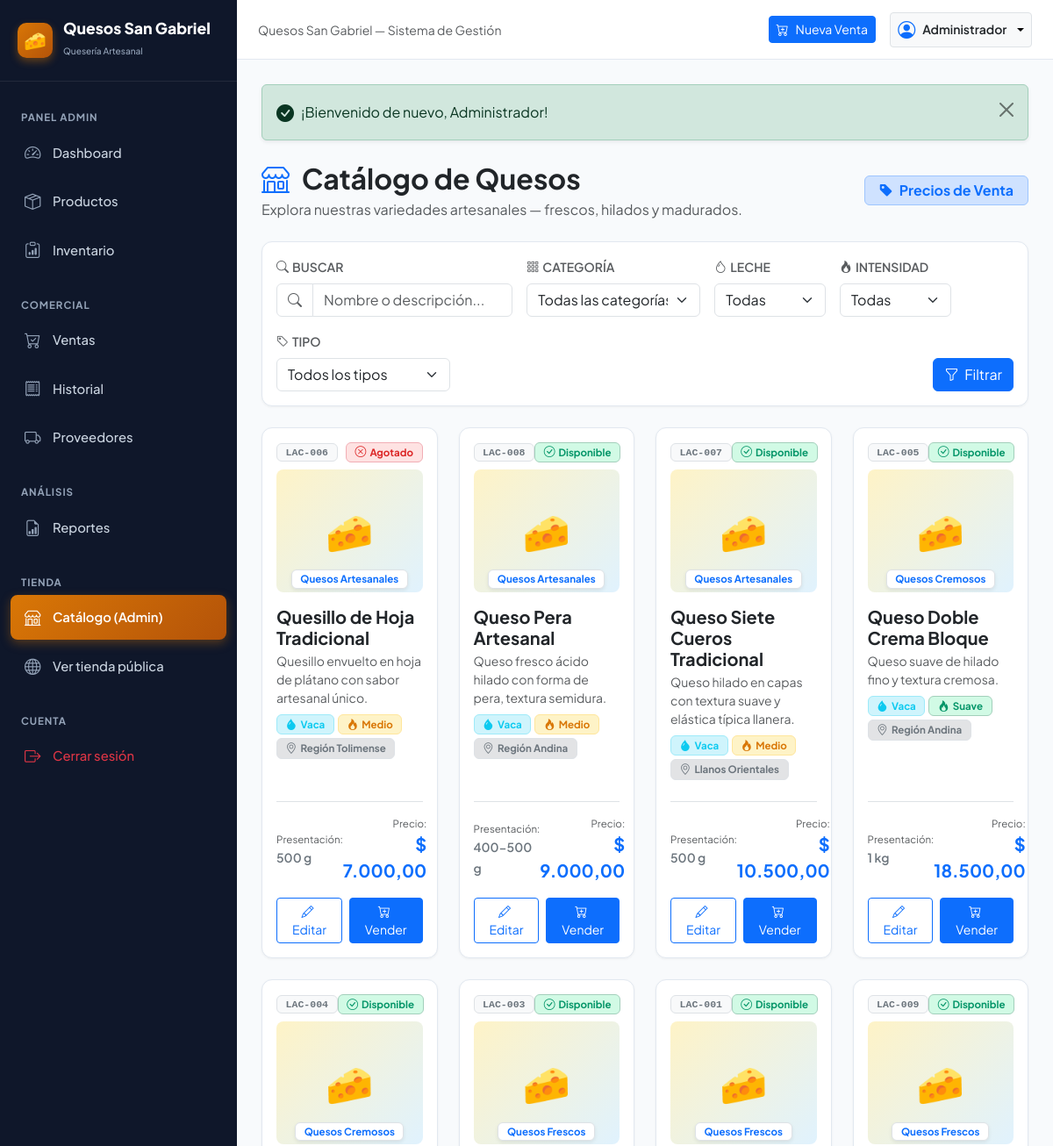
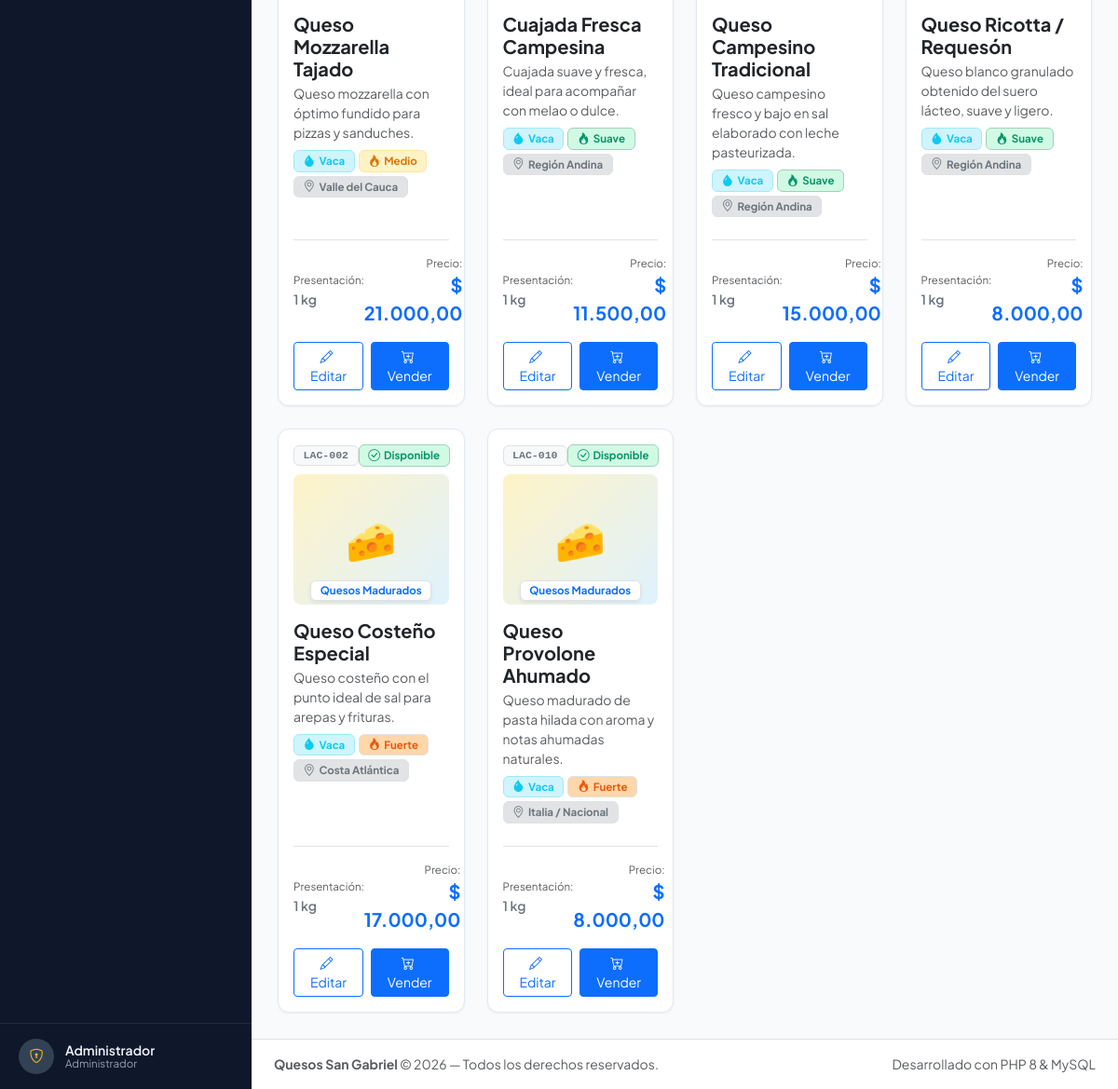
/index.php?c=catalogo (signed in), run on the app's committed database (2 pictures, top to bottom).
### tables this page shows
CREATE TABLE `productos` (
  `id` INT AUTO_INCREMENT PRIMARY KEY,
  `codigo` VARCHAR(30) UNIQUE NOT NULL,
  `nombre` VARCHAR(120) NOT NULL,
  `tipo` VARCHAR(60) NOT NULL,
  `categoria` VARCHAR(60) NULL DEFAULT NULL COMMENT 'Categoría principal del queso',
  `tipo_leche` VARCHAR(60) NULL DEFAULT NULL COMMENT 'Tipo de leche: Vaca, Cabra, Oveja, Mezcla',
  `intensidad_sabor` ENUM('suave', 'medio', 'fuerte', 'muy fuerte') NULL DEFAULT 'medio' COMMENT 'Intensidad del sabor',
  `tiempo_maduracion` VARCHAR(60) NULL DEFAULT NULL COMMENT 'Tiempo de maduración del queso',
  `peso_presentacion` VARCHAR(60) NULL DEFAULT NULL COMMENT 'Peso o presentación específica',
  `origen` VARCHAR(100) NULL DEFAULT NULL COMMENT 'Región o lugar de origen',
  `descripcion` TEXT NULL,
  `imagen_url` VARCHAR(255) NULL DEFAULT NULL COMMENT 'URL de imagen del producto',
  `imagen` VARCHAR(255) NULL DEFAULT NULL,
  `precio_compra` DECIMAL(10,2) NOT NULL DEFAULT 0.00,
  `precio_venta` DECIMAL(10,2) NOT NULL DEFAULT 0.00,
  `cantidad` INT NOT NULL DEFAULT 0,
  `stock_minimo` INT NOT NULL DEFAULT 5,
  `unidad_medida` VARCHAR(30) NOT NULL DEFAULT 'Kilogramo',
  `estado` ENUM('activo', 'inactivo') NOT NULL DEFAULT 'activo',
  `creado_en` TIMESTAMP DEFAULT CURRENT_TIMESTAMP,
  INDEX `idx_tipo` (`tipo`),
  INDEX `idx_categoria` (`categoria`),
  INDEX `idx_tipo_leche` (`tipo_leche`),
  INDEX `idx_intensidad_sabor` (`intensidad_sabor`),
  INDEX `idx_estado` (`estado`),
  INDEX `idx_productos_imagen` (`imagen`)
);

### controllers/CatalogoController.php (called while the page is built, shortened)
<?php
require_once __DIR__ . '/../config/helpers.php';
require_once __DIR__ . '/../models/Producto.php';
class CatalogoController {
    private Producto $modeloProducto;
    public function __construct() {
        $this->modeloProducto = new Producto();
    }
    public function index(): void {
        $busqueda   = sanitize($_GET['q']          ?? '');
        $tipo       = sanitize($_GET['tipo']       ?? '');
        $categoria  = sanitize($_GET['categoria']  ?? '');
        $tipoLeche  = sanitize($_GET['tipo_leche'] ?? '');
        $intensidad = sanitize($_GET['intensidad'] ?? '');
        $quesos = $this->modeloProducto->listarTodos(
            $busqueda,
            $tipo,
            'activo',
            $categoria,
            $tipoLeche,
            $intensidad
        );
        require_once __DIR__ . '/../views/catalogo/index.php';
    }
}

### index.php (called while the page is built, shortened)
<?php
require_once __DIR__ . '/config/helpers.php';
$accion      = sanitize($_GET['a'] ?? 'index');
$instancia = new $nombreClase();
$instancia->$accion();

### config/database.php (called while the page is built)
<?php
class Database {
    private static string $host = '127.0.0.1';
    private static string $dbName = 'gabriel_lacteos';
    private static string $username = 'root';
    private static string $password = '';
    private static string $charset = 'utf8mb4';
    private static ?PDO $connection = null;
    public static function getConnection(): PDO {
        if (self::$connection === null) {
            $dsn = "mysql:host=" . self::$host . ";dbname=" . self::$dbName . ";charset=" . self::$charset;
            $options = [
                PDO::ATTR_ERRMODE            => PDO::ERRMODE_EXCEPTION,
                PDO::ATTR_DEFAULT_FETCH_MODE => PDO::FETCH_ASSOC,
                PDO::ATTR_EMULATE_PREPARES   => false,
                PDO::MYSQL_ATTR_INIT_COMMAND => "SET NAMES utf8mb4"
            ];
            try {
                self::$connection = new PDO($dsn, self::$username, self::$password, $options);
            } catch (PDOException $e) {
                die("<div style='font-family:sans-serif; padding:20px; background:#ffe4e6; color:#9f1239; border-radius:8px; margin:20px; border:1px solid #f43f5e;'>
                        <h3>❌ Error de Conexión a la Base de Datos</h3>
                        <p><strong>Detalle:</strong> " . htmlspecialchars($e->getMessage()) . "</p>
                        <p>Por favor, asegúrate de que:</p>
                        <ul>
                            <li>MySQL esté iniciado en Laragon / XAMPP.</li>
                            <li>Hayas ejecutado el archivo <code>database.sql</code> para crear la base de datos <strong>gabriel_lacteos</strong>.</li>
                            <li>El usuario y contraseña en <code>config/database.php</code> coincidan con tu configuración local.</li>
                        </ul>
                     </div>");
            }
        }
        return self::$connection;
    }
}

### config/helpers.php (called while the page is built, shortened)
<?php
function sanitize(string $data): string {
    return htmlspecialchars(trim($data), ENT_QUOTES, 'UTF-8');
}
function is_authenticated(): bool {
    return isset($_SESSION['usuario_id']) && !empty($_SESSION['usuario_id']);
}
function get_user_role(): string {
    return $_SESSION['usuario_rol'] ?? 'cliente';
}
function is_admin(): bool {
    return is_authenticated() && get_user_role() === 'administrador';
}
function formatearMoneda(float|int|string $valor): string {
    return '$ ' . number_format((float)$valor, 2, ',', '.');
}

### models/Producto.php (called while the page is built, shortened)
<?php
require_once __DIR__ . '/../config/database.php';
class Producto {
    private PDO $db;
    public function __construct() {
        $this->db = Database::getConnection();
    }
    public function asegurarCatalogoCompleto(): void {
        try {
            $check = $this->db->query("SELECT COUNT(*) FROM productos WHERE codigo = 'QAR-006'")->fetchColumn();
            if ((int)$check === 0) {
                $sqlSeed = __DIR__ . '/../database/seeds/inserts_mas_quesos.sql';
                if (file_exists($sqlSeed)) {
                    $sql = file_get_contents($sqlSeed);
                    $sql = preg_replace('/USE\s+`?[a-zA-Z0-9_]+`?;/i', '', $sql);
                    $this->db->exec($sql);
                }
            }
        } catch (Throwable $e) {
            error_log("Producto::asegurarCatalogoCompleto(): " . $e->getMessage());
        }
    }
    public function listarTodos(
        string $busqueda = '',
        string $tipo = '',
        string $estado = '',
        string $categoria = '',
        string $tipoLeche = '',
        string $intensidad = ''
    ): array {
        $this->asegurarCatalogoCompleto();
        $sql = "SELECT * FROM productos WHERE 1=1";
        $params = [];
        if (!empty($estado)) {
            $sql .= " AND estado = :estado";
            $params[':estado'] = $estado;
        }
        $sql .= " ORDER BY categoria ASC, nombre ASC";
        $stmt = $this->db->prepare($sql);
        $stmt->execute($params);
        return $stmt->fetchAll();
    }
}

### views/catalogo/index.php (the view, shortened to what this page needs)
<?php
require_once __DIR__ . '/../layouts/header.php';
?>
<div class="d-flex flex-column flex-md-row justify-content-between align-items-md-center gap-3 mb-4">
    <div>
        <h2 class="fw-bold text-dark mb-1">
            <i class="bi bi-shop text-primary me-2"></i> Catálogo de Quesos
        </h2>
        <p class="text-muted mb-0">Explora nuestras variedades artesanales — frescos, hilados y madurados.</p>
    </div>
    <div class="d-flex align-items-center gap-2 flex-wrap">
        <span class="badge bg-primary-subtle text-primary border border-primary-subtle px-3 py-2 fs-6">
            <i class="bi bi-tag-fill me-1"></i> Precios de Venta
        </span>
    </div>
</div>
<div class="card-lacteo mb-4 p-3">
    <form action="index.php" method="GET" class="row g-3 align-items-end">
        <div class="col-12 col-md-4">
            <label class="form-label fw-semibold small text-muted text-uppercase">
                <i class="bi bi-search me-1"></i>Buscar
            </label>
            <div class="input-group">
                <span class="input-group-text bg-white"><i class="bi bi-search text-muted"></i></span>
                <input type="text" name="q" class="form-control"
                       placeholder="Nombre o descripción..."
                       value="<?= htmlspecialchars($_GET['q'] ?? '') ?>">
            </div>
        </div>
        <div class="col-12 col-sm-6 col-md-3">
            <label class="form-label fw-semibold small text-muted text-uppercase">
                <i class="bi bi-grid-3x3-gap me-1"></i>Categoría
            </label>
            <select name="categoria" class="form-select">
                <option value="">Todas las categorías</option>
            </select>
        </div>
        <div class="col-12 col-sm-6 col-md-2">
            <label class="form-label fw-semibold small text-muted text-uppercase">
                <i class="bi bi-droplet me-1"></i>Leche
            </label>
            <select name="tipo_leche" class="form-select">
                <option value="">Todas</option>
            </select>
        </div>
        <div class="col-12 col-sm-6 col-md-2">
            <label class="form-label fw-semibold small text-muted text-uppercase">
                <i class="bi bi-fire me-1"></i>Intensidad
            </label>
            <select name="intensidad" class="form-select">
                <option value="">Todas</option>
            </select>
        </div>
        <div class="col-12 col-sm-6 col-md-3 d-none d-lg-block">
            <label class="form-label fw-semibold small text-muted text-uppercase">
                <i class="bi bi-tag me-1"></i>Tipo
            </label>
            <select name="tipo" class="form-select">
                <option value="">Todos los tipos</option>
            </select>
        </div>
        <div class="col-12 col-md-auto ms-auto d-flex gap-2">
            <button type="submit" class="btn btn-primary">
                <i class="bi bi-funnel me-1"></i> Filtrar
            </button>
        </div>
    </form>
</div>
<?php if (empty($quesos)): ?>
    <div class="card-lacteo p-5 text-center text-muted">
        <div style="font-size:3rem" class="mb-3">🧀</div>
        <h5 class="fw-bold text-dark">No se encontraron variedades</h5>
        <p class="mb-0">Ajusta los filtros de búsqueda.</p>
    </div>
<?php else: ?>
    <div class="row g-4">
        <?php foreach ($quesos as $q):
            $disponible  = (int)$q['cantidad'] > 0;
            $categoria      = $q['categoria'] ?? $q['tipo'];
            $tipoLeche      = $q['tipo_leche'] ?? 'Vaca';
            $intensidad     = $q['intensidad_sabor'] ?? 'medio';
            $presentacion   = $q['peso_presentacion'] ?? $q['unidad_medida'];
        ?>
            <div class="col-12 col-sm-6 col-lg-4 col-xl-3">
                <div class="card-lacteo h-100 d-flex flex-column p-3 position-relative">
                    <div class="d-flex justify-content-between align-items-center mb-2">
                        <span class="badge bg-light text-secondary border font-monospace small">
                            <?= htmlspecialchars($q['codigo']) ?>
                        </span>
                        <?php if ($disponible): ?>
                            <span class="badge bg-success-subtle text-success border border-success-subtle">
                                <i class="bi bi-check-circle me-1"></i>Disponible
                            </span>
                        <?php else: ?>
                            <span class="badge bg-danger-subtle text-danger border border-danger-subtle">
                                <i class="bi bi-x-circle me-1"></i>Agotado
                            </span>
                        <?php endif; ?>
                    </div>
                    <div class="text-center py-2 rounded-3 mb-3 overflow-hidden position-relative d-flex align-items-center justify-content-center"
                         style="background:linear-gradient(135deg,#fef3c7 0%,#e0f2fe 100%); height: 140px;">
                        <?php
                        $imgProd = Producto::imagenUrl($q);
                        if (!empty($q['imagen']) && file_exists(__DIR__ . '/../../' . $q['imagen'])):
                        ?>
                            <img src="<?= htmlspecialchars($imgProd) ?>"
                                 alt="<?= htmlspecialchars($q['nombre']) ?>"
                                 style="width: 100%; height: 100%; object-fit: cover;">
                        <?php else: ?>
                            <div style="font-size:2.75rem">🧀</div>
                        <?php endif; ?>
                        <span class="badge bg-white text-primary border shadow-sm position-absolute bottom-0 mb-1">
                            <?= htmlspecialchars($categoria) ?>
                        </span>
                    </div>
                    <div class="flex-grow-1">
                        <h5 class="fw-bold text-dark mb-1"><?= htmlspecialchars($q['nombre']) ?></h5>
                        <p class="text-muted small mb-2" style="min-height:40px">
                            <?= htmlspecialchars($q['descripcion'] ?? 'Elaborado artesanalmente con leche fresca.') ?>
                        </p>
                        <div class="d-flex flex-wrap gap-1 mb-3">
                            <span class="badge bg-info-subtle text-info border border-info-subtle small">
                                <i class="bi bi-droplet-fill me-1"></i><?= htmlspecialchars($tipoLeche) ?>
                            </span>
                            <?php
                            $colorIntensidad = [
                                'suave' => 'success',
                                'medio' => 'warning',
                                'fuerte' => 'orange',
                                'muy fuerte' => 'danger'
                            ];
                            $color = $colorIntensidad[$intensidad] ?? 'secondary';
                            ?>
                            <span class="badge bg-<?= $color ?>-subtle text-<?= $color ?> border border-<?= $color ?>-subtle small">
                                <i class="bi bi-fire me-1"></i><?= ucfirst($intensidad) ?>
                            </span>
                            <?php if (!empty($q['origen'])): ?>
                            <span class="badge bg-secondary-subtle text-secondary border small">
                                <i class="bi bi-geo-alt me-1"></i><?= htmlspecialchars($q['origen']) ?>
                            </span>
                            <?php endif; ?>
                        </div>
                    </div>
                    <div class="border-top pt-3 mt-2">
                        <div class="d-flex justify-content-between align-items-center mb-3">
                            <div>
                                <small class="text-muted d-block" style="font-size:.72rem">Presentación:</small>
                                <span class="fw-semibold text-secondary small"><?= htmlspecialchars($presentacion) ?></span>
                            </div>
                            <div class="text-end">
                                <small class="text-muted d-block" style="font-size:.72rem">Precio:</small>
                                <span class="fw-bold fs-5 text-primary"><?= formatearMoneda($q['precio_venta']) ?></span>
                            </div>
                        </div>
                        <?php if (is_admin()): ?>
                            <div class="d-flex gap-2">
                                <a href="index.php?c=productos&a=editar&id=<?= $q['id'] ?>"
                                   class="btn btn-sm btn-outline-primary flex-grow-1">
                                    <i class="bi bi-pencil me-1"></i>Editar
                                </a>
                                <a href="index.php?c=ventas"
                                   class="btn btn-sm btn-primary flex-grow-1">
                                    <i class="bi bi-cart-plus me-1"></i>Vender
                                </a>
                            </div>
                        <?php else: ?>
                            <button class="btn btn-sm btn-secondary w-100" disabled>Sin stock</button>
                        <?php endif; ?>
                    </div>
                </div>
            </div>
        <?php endforeach; ?>
    </div>
<?php endif; ?>
<?php require_once __DIR__ . '/../layouts/footer.php'; ?>

### data on the page
productos: codigo "LAC-006", cantidad 0 (drawn), categoria "Quesos Artesanales", nombre "Quesillo de Hoja Tradicional", descripcion "Quesillo envuelto en hoja de plátano con sabor artesanal único.", tipo_leche "Vaca", intensidad_sabor "Medio", origen "Región Tolimense", peso_presentacion "500 g", precio_venta "$ 7.000,00"
productos: codigo "LAC-008", cantidad "Disponible", categoria "Quesos Artesanales", nombre "Queso Pera Artesanal", descripcion "Queso fresco ácido hilado con forma de pera, textura semidura.", tipo_leche "Vaca", intensidad_sabor "Medio", origen "Región Andina", peso_presentacion "400-500 g", precio_venta "$ 9.000,00"
productos: codigo "LAC-007", cantidad "Disponible", categoria "Quesos Artesanales", nombre "Queso Siete Cueros Tradicional", descripcion "Queso hilado en capas con textura suave y elástica típica llanera.", tipo_leche "Vaca", intensidad_sabor "Medio", origen "Llanos Orientales", peso_presentacion "500 g", precio_venta "$ 10.500,00"
productos: codigo "LAC-005", cantidad "Disponible", categoria "Quesos Cremosos", nombre "Queso Doble Crema Bloque", descripcion "Queso suave de hilado fino y textura cremosa.", tipo_leche "Vaca", intensidad_sabor "Suave", origen "Región Andina", peso_presentacion "1 kg", precio_venta "$ 18.500,00"
productos: codigo "LAC-004", cantidad "Disponible", categoria "Quesos Cremosos", nombre "Queso Mozzarella Tajado", descripcion "Queso mozzarella con óptimo fundido para pizzas y sanduches.", tipo_leche "Vaca", intensidad_sabor "Medio", origen "Valle del Cauca", peso_presentacion "1 kg", precio_venta "$ 21.000,00"
productos: codigo "LAC-003", cantidad "Disponible", categoria "Quesos Frescos", nombre "Cuajada Fresca Campesina", descripcion "Cuajada suave y fresca, ideal para acompañar con melao o dulce.", tipo_leche "Vaca", intensidad_sabor "Suave", origen "Región Andina", peso_presentacion "1 kg", precio_venta "$ 11.500,00"
productos: codigo "LAC-001", cantidad "Disponible", categoria "Quesos Frescos", nombre "Queso Campesino Tradicional", descripcion "Queso campesino fresco y bajo en sal elaborado con leche pasteurizada.", tipo_leche "Vaca", intensidad_sabor "Suave", origen "Región Andina", peso_presentacion "1 kg", precio_venta "$ 15.000,00"
productos: codigo "LAC-009", cantidad "Disponible", categoria "Quesos Frescos", nombre "Queso Ricotta / Requesón", descripcion "Queso blanco granulado obtenido del suero lácteo, suave y ligero.", tipo_leche "Vaca", intensidad_sabor "Suave", origen "Región Andina", peso_presentacion "1 kg", precio_venta "$ 8.000,00"
productos: codigo "LAC-002", cantidad "Disponible", categoria "Quesos Madurados", nombre "Queso Costeño Especial", descripcion "Queso costeño con el punto ideal de sal para arepas y frituras.", tipo_leche "Vaca", intensidad_sabor "Fuerte", origen "Costa Atlántica", peso_presentacion "1 kg", precio_venta "$ 17.000,00"
productos: codigo "LAC-010", cantidad "Disponible", categoria "Quesos Madurados", nombre "Queso Provolone Ahumado", descripcion "Queso madurado de pasta hilada con aroma y notas ahumadas naturales.", tipo_leche "Vaca", intensidad_sabor "Fuerte", origen "Italia / Nacional", peso_presentacion "1 kg", precio_venta "$ 8.000,00"

### other printed values
$_SESSION['usuario_nombre'] "Administrador"
$usuarioActual "Administrador"
$flash['mensaje'] "¡Bienvenido de nuevo, Administrador!"
